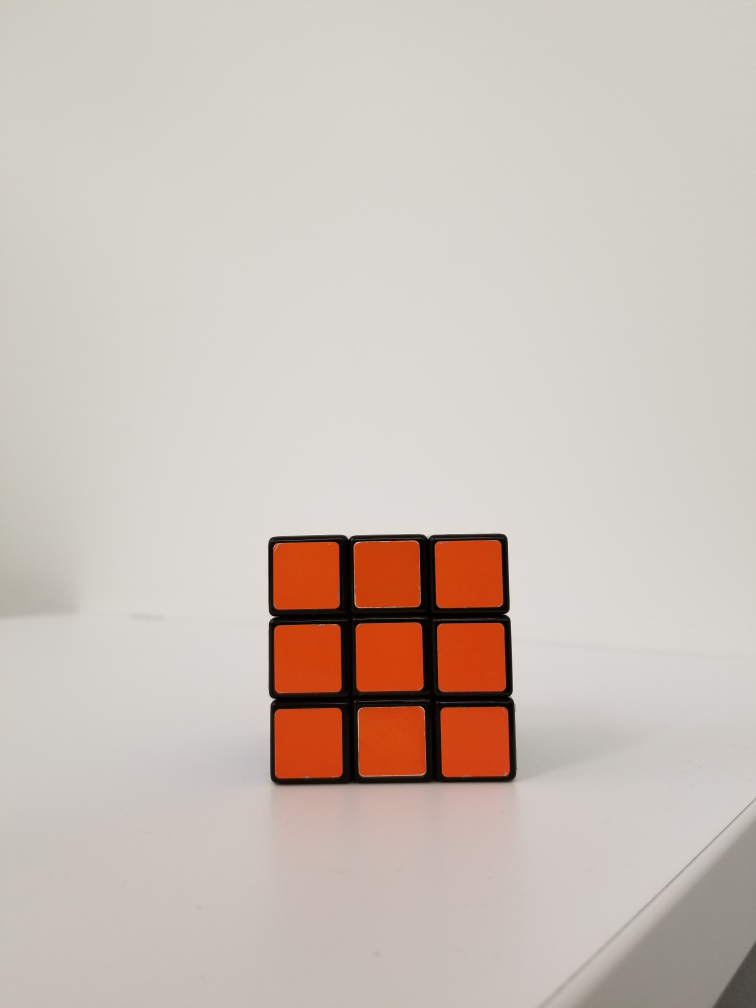
#> input picture top.jpg, 3024 x 4032 px (shown at 1/4 size)
$ python test.py
#> lines starting #> are read from the running program, lines starting #| are printed output that depends on the picture; after the words box and inside, x2 and y2 are one past the last pixel; in counts of white or black regions, pixels touching at a corner belong together
import cv2
import numpy as np
from matplotlib import pyplot as plt

og_img = cv2.cvtColor(cv2.imread('top.jpg'), cv2.COLOR_BGR2RGB)
img = cv2.imread('top.jpg',0)
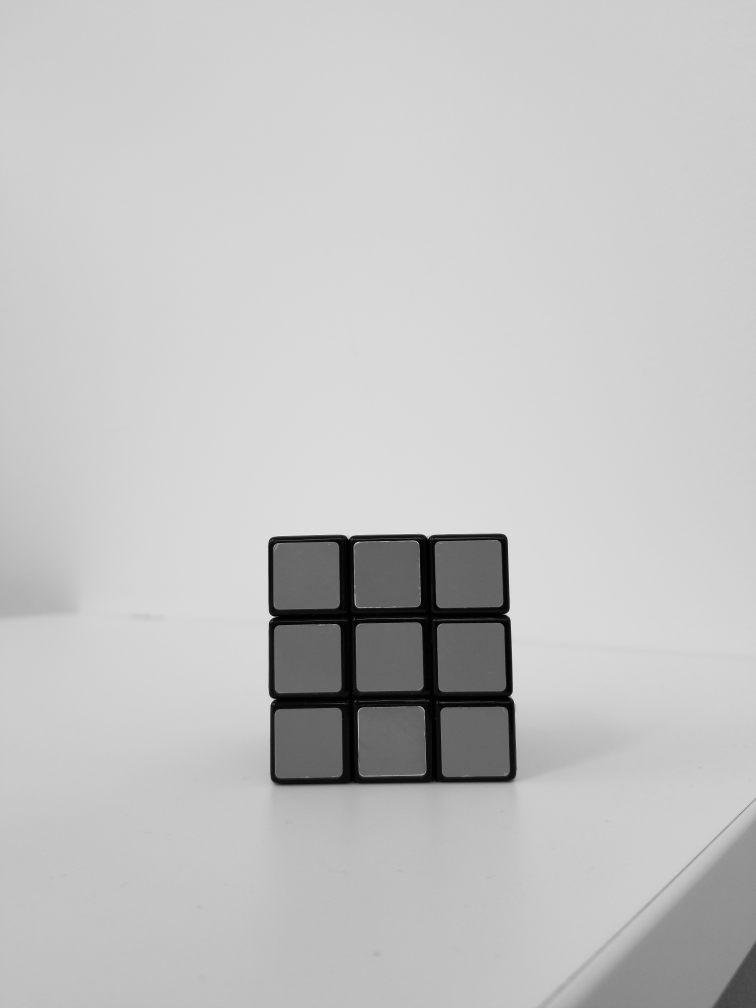
#> img: shape (4032, 3024) (shown at 1/4 size); min 0, max 250, mean 194.4
edges = cv2.Canny(img[:3200, :2000],300,300)
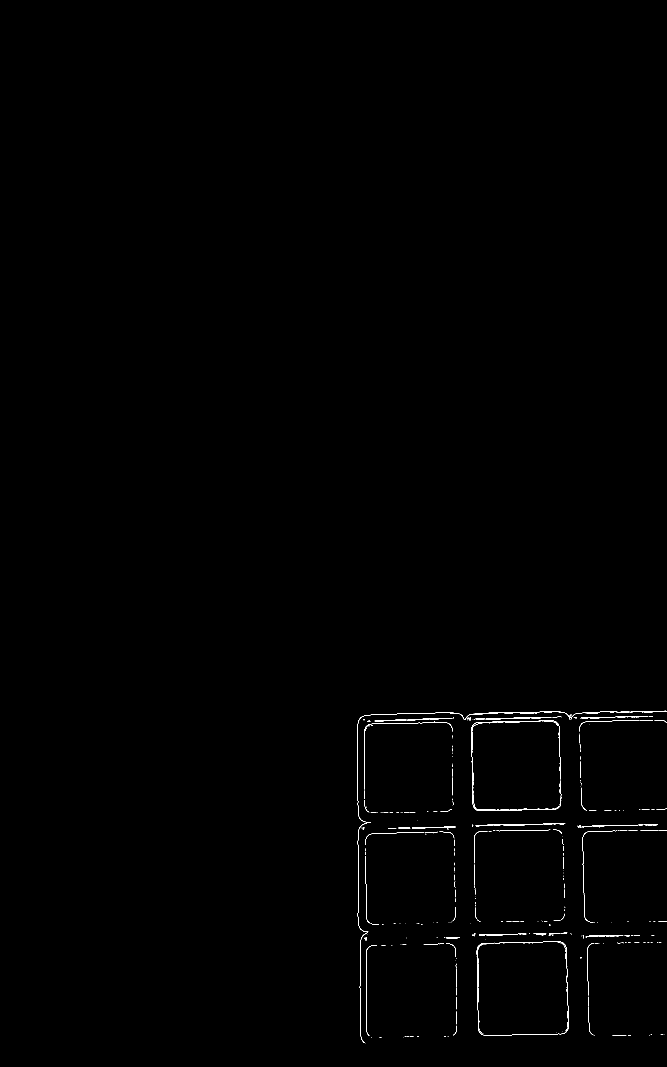
#> edges: shape (3200, 2000) (shown at 1/3 size); 0.22% white in thin lines or dots, all inside (x1, y1, x2, y2) = (1072, 2132, 2000, 3130)


plt.subplot(121),plt.imshow(img,cmap = 'gray')
plt.title('Original Image'), plt.xticks([]), plt.yticks([])
plt.subplot(122),plt.imshow(edges,cmap = 'gray')
plt.title('Edge Image'), plt.xticks([]), plt.yticks([])

#plt.show()

indices = np.where(edges != [0])
#> indices = 14158 positions, rows 2132 to 3129, columns 1072 to 1999
coordinates = zip(indices[0], indices[1])
# print(list(coordinates))
x_list = list(indices[0])
#> x_list = 14158 values from 2132 to 3129
y_list = list(indices[1])
#> y_list = 14158 values, max 1999 at index 256, min 1072 at index 3852, mean 1492.1
x_min = min(x_list)
#> x_min = 2132
y_min = min(y_list)
#> y_min = 1072
x_max = max(x_list)
#> x_max = 3129
y_max = max(y_list)
#> y_max = 1999
bottom_left = x_min, y_min
#> bottom_left = (2132, 1072)
bottom_right = x_max, y_min
#> bottom_right = (3129, 1072)
top_left = x_min, y_max
#> top_left = (2132, 1999)
top_right = x_max, y_max
#> top_right = (3129, 1999)

print(x_max)
#| 3129

plt.figure()
plt.imshow(og_img)
plt.plot((y_min, y_min, y_max, y_max, y_min), (x_min, x_max, x_max, x_min, x_min), 'r')
plt.show()
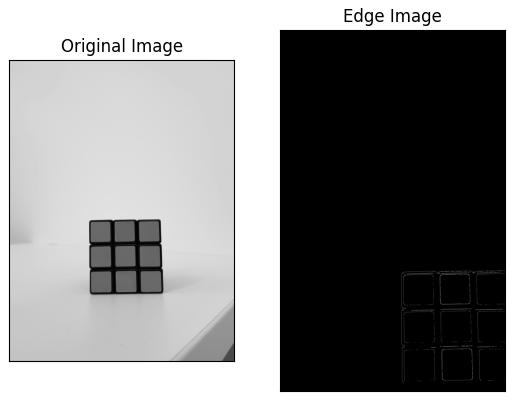
#> figure drawn by matplotlib, 2 panels
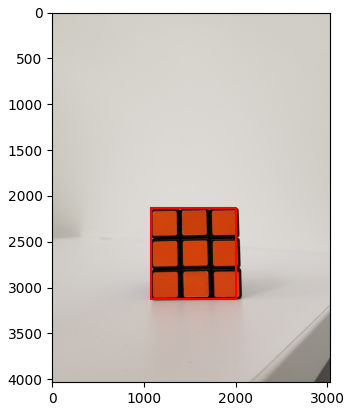
#> figure drawn by matplotlib, 1 panel

# [8 lines of commented-out code are left out]
